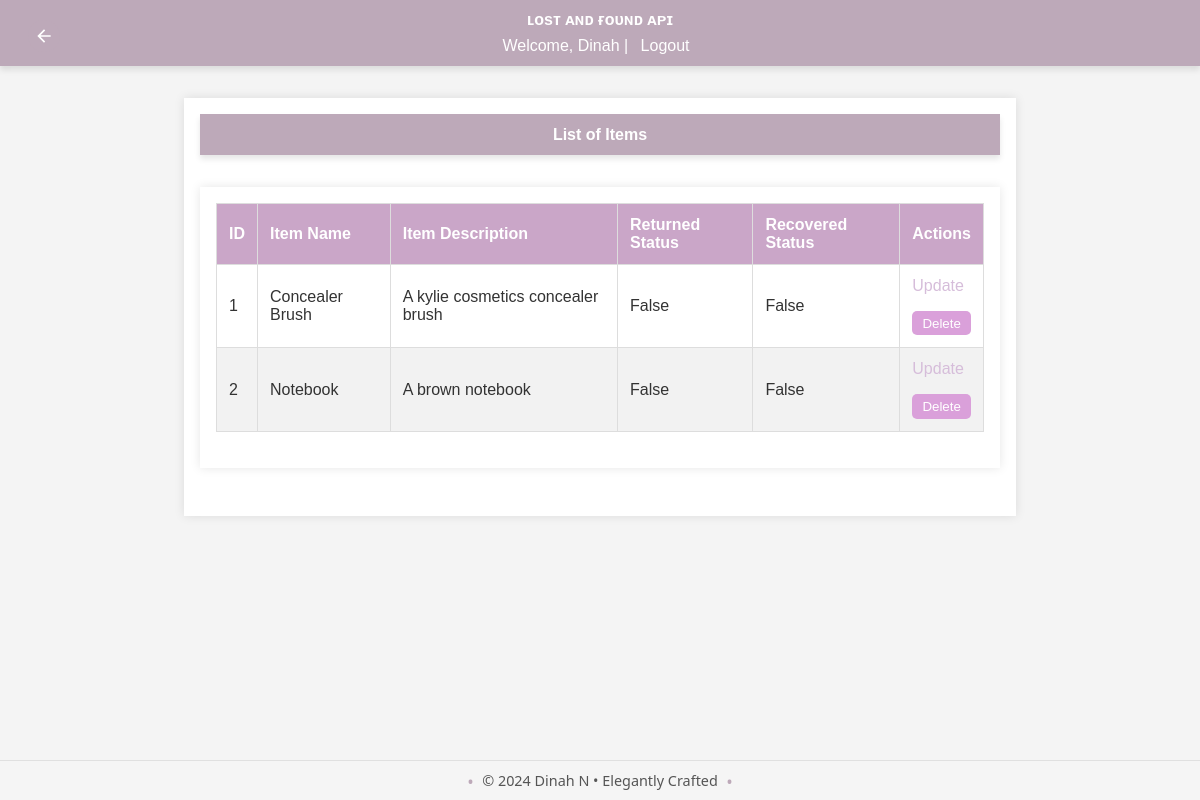
The page /admin/list_items (signed in) on the database as committed earlier.
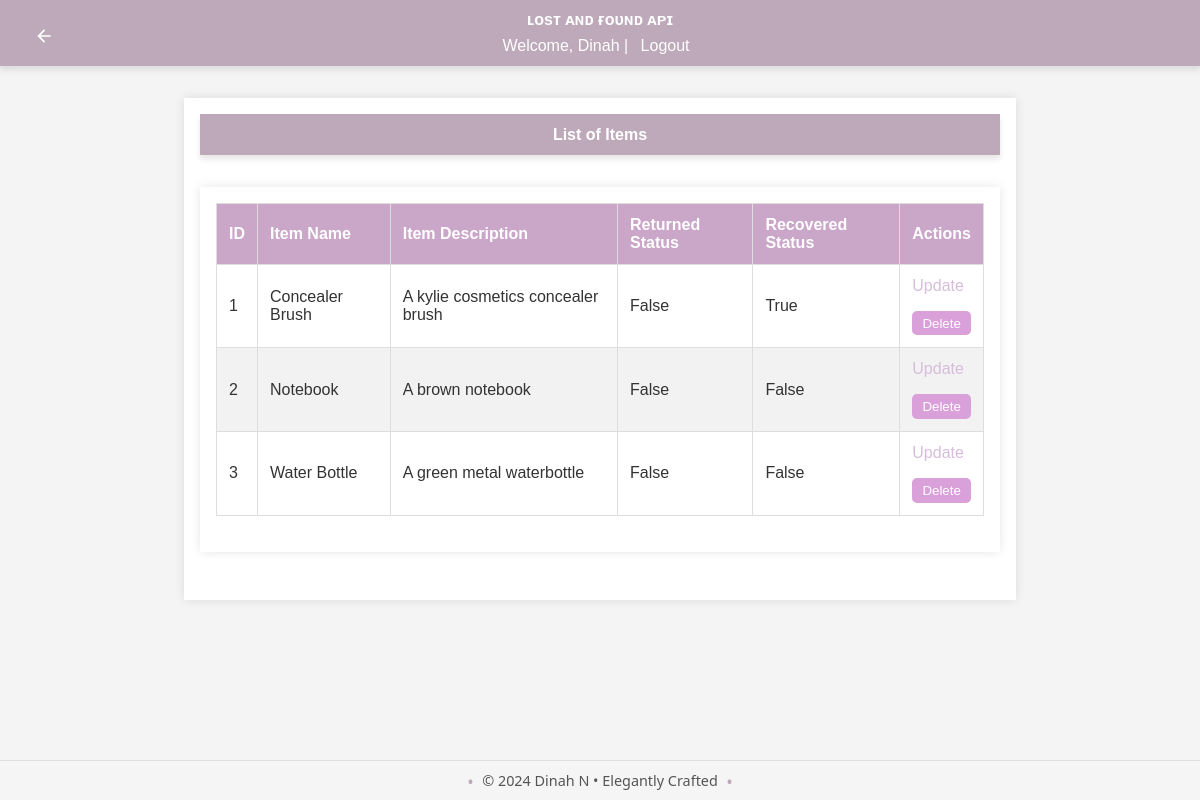
The same page on the database as committed later.
### app/models/user.py (models this page shows, shortened)
class User(db.Model, UserMixin):
    id = db.Column(db.Integer, primary_key=True)
    username = db.Column(db.String(150), unique=True, nullable=False)
    email = db.Column(db.String(150), unique=True, nullable=False)
    password_hash = db.Column(db.String(150), nullable=False)
    role = db.Column(db.String(50), nullable=False, default='user')
    lost_reports = db.relationship('LostReport', back_populates='user', lazy=True)
    found_reports = db.relationship('FoundReport', back_populates='user', lazy=True)
    claims = db.relationship('Claim', back_populates='claim_user', lazy=True)
    rewards_received = db.relationship('Reward', foreign_keys='Reward.receiver_id', back_populates='receiver', lazy=True)
    rewards_paid = db.relationship('Reward', foreign_keys='Reward.payer_id', back_populates='payer', lazy=True)
    reset_tokens = db.relationship('PasswordResetToken', back_populates='user', lazy=True)
    comments = db.relationship('Comment', back_populates='user')
    @property
    def password(self):
        raise AttributeError('password is not a readable attribute')

### app/models/item.py (models this page shows)
class Item(db.Model):
    id = db.Column(db.Integer, primary_key=True)
    name = db.Column(db.String(150), nullable=False, unique=True)
    description = db.Column(db.Text, nullable=True)
    image_url = db.Column(db.String(250), nullable=True)
    lost_reports = db.relationship('LostReport', back_populates='item', lazy=True)
    found_reports = db.relationship('FoundReport', back_populates='item', lazy=True)
    comments = db.relationship('Comment', back_populates='item')
    is_returned = db.Column(db.Boolean, default=False, nullable=False)
    is_claimed = db.Column(db.Boolean, default=False, nullable=False)
    is_recovered = db.Column(db.Boolean, default=False, nullable=False)

### app/routes/admin.py (the view)
@bp.route('/list_items', methods=['GET'])
@login_required
@admin_required
def list_items():
    try:
        items = Item.query.all()
        return render_template('list_items.html', items=items)
    except Exception as e:
        flash(f'Error: {str(e)}', 'error')
        return redirect(url_for('admin.dashboard'))

### app/__init__.py (called while the page is built)
def create_app():
    app = Flask(__name__)
    load_dotenv()
    app.config['SECRET_KEY'] = os.environ.get('FLASK_SECRET_KEY', secrets.token_hex(16))
    app.config.from_object('config.Config')
    app.config.from_pyfile('config.py', silent=True)
    register_extensions(app)
    register_blueprints(app)
    configure_cors(app)
    @app.before_request
    def method_override():
        if request.method == 'POST':
            method = request.form.get('_method')
            if method:
                method = method.upper()
                if method in ['PUT', 'DELETE']:
                    request.environ['REQUEST_METHOD'] = method
    return app

def register_extensions(app):
    db.init_app(app)
    migrate.init_app(app, db)
    bcrypt.init_app(app)
    login_manager.init_app(app)
    mail.init_app(app)
    @login_manager.user_loader
    def load_user(user_id):
        return user.User.query.get(int(user_id))

### app/templates/list_items.html (shortened to what this page needs)
{% extends "base.html" %}
{% block content %}
<header>
    <a href="{{ url_for('admin.dashboard') }}" class="back-button" title="Back to Dashboard">
        <svg xmlns="http://www.w3.org/2000/svg" viewBox="0 0 24 24" fill="currentColor" width="24" height="24">
            <path d="M20 11H7.83l5.59-5.59L12 4l-8 8 8 8 1.41-1.41L7.83 13H20v-2z"/>
        </svg>
    </a>
    <h1>List of Items</h1>
</header>
<main>
    <table>
        <thead>
            <tr>
                <th>ID</th>
                <th>Item Name</th>
                <th>Item Description</th>
                <th>Returned Status</th>
                <th>Recovered Status</th>
                <th>Actions</th>
            </tr>
        </thead>
        <tbody>
            {% for item in items %}
            <tr>
                <td>{{ item.id }}</td>
                <td>{{ item.name }}</td>
                <td>{{ item.description }}</td>
                <td>{{ item.is_returned }}</td>
                <td>{{ item.is_recovered }}</td>
                <td>
                    <a href="{{ url_for('admin.update_item', item_id=item.id) }}" >Update</a>
                    <form action="{{ url_for('admin.delete_item', item_id=item.id) }}" method="post">
                        <button type="submit">Delete</button>
                    </form>
                </td>
            </tr>
            {% endfor %}
        </tbody>
    </table>
</main>
{% endblock %}

### app/templates/base.html (shortened to what this page needs)
<!DOCTYPE html>
<html lang="en">
<head>
    <link rel="stylesheet" href="{{ url_for('static', filename='styles.css') }}">
</head>
<body>
    <header>
        <h1>ʟᴏsᴛ ᴀɴᴅ ғᴏᴜɴᴅ ᴀᴘɪ</h1>
        {% if current_user.is_authenticated %}
            <p>Welcome, {{ current_user.username }} | <a href="{{ url_for('auth.logout') }}">Logout</a></p>
        {% else %}
            <p>
                <a href="{{ url_for('auth.login') }}">Login</a> |
                <a href="{{ url_for('auth.register') }}">Sign Up</a>
            </p>
        {% endif %}
    </header>
    <main>
        {% block content %}{% endblock %}
    </main>
    <footer>
        <p>&copy; 2024 Dinah N • Elegantly Crafted</p>
    </footer>
</body>
</html>

### app/static/styles.css (style rules this page uses)
body { font-family: 'Roboto', sans-serif; margin: 0; padding: 0; background-color: #f9f9f9; color: #333; }
.back-button { position: absolute; top: 20px; left: 20px; background-color: #bda9b9; color: white; width: 32px; height: 32px; border-radius: 50%; display: flex; justify-content: center; align-items: center; text-decoration: none; transition: background-color 0.3s ease; }
.back-button svg { width: 20px; height: 20px; }
header { background-color: #e7cbe1; color: #ecf0f1; padding: 20px 0; box-shadow: 0 4px 6px rgba(0, 0, 0, 0.1); }
header h1 { margin: 0; text-align: center; font-size: 1.0rem; }
main { padding: 40px; max-width: 1200px; margin: 0 auto; }
footer { background-color: #e7cbe1; color: #ecf0f1; text-align: center; padding: 20px 0; position: fixed; bottom: 0; width: 100%; }
table { width: 100%; border-collapse: collapse; margin-bottom: 20px; }
table th, table td { padding: 12px; border: 1px solid #ddd; text-align: left; }
table th { background-color: #caa6c8; color: #fff; }
table tr:nth-child(even) { background-color: #f2f2f2; }
table td a { color: #d6bdda; text-decoration: none; }
button { border: none; border-radius: 5px; padding: 10px 20px; cursor: pointer; }

### app/templates/base.html (style rules this page uses)
body { font-family: Arial, sans-serif; background-color: #f4f4f4; margin: 0; padding: 0; }
header { background-color: #bda9b9; color: white; padding: 0.7rem; text-align: center; }
header p { margin: 0.5rem 0 0; }
header a { color: white; text-decoration: none; margin: 0 0.5rem; }
main { max-width: 800px; margin: 2rem auto; padding: 1rem; background-color: white; box-shadow: 0 0 10px rgba(0, 0, 0, 0.1); }
form { display: flex; flex-direction: column; }
form button { margin-top: 1rem; padding: 0.3rem; background-color: #daa0da; color: white; border: none; cursor: pointer; }
footer { background-color: whitesmoke; text-align: center; padding: 10px 0; font-family: 'Segoe UI', Tahoma, Geneva, Verdana, sans-serif; font-size: 0.9em; color: #555; border-top: 1px solid #e0e0e0; }
footer p { margin: 0; display: inline-block; position: relative; }
footer p::before, footer p::after { content: "•"; color: #bda9b9; font-size: 1.2em; position: absolute; top: 50%; transform: translateY(-50%); }
footer p::before { left: -15px; }
footer p::after { right: -15px; }

Rows that differ between the two databases and show on the page:
changed Item "Concealer Brush": is_recovered "False" → "True"
added Item: id "3", name "Water Bottle", description "A green metal waterbottle", is_returned "False", is_recovered "False"
